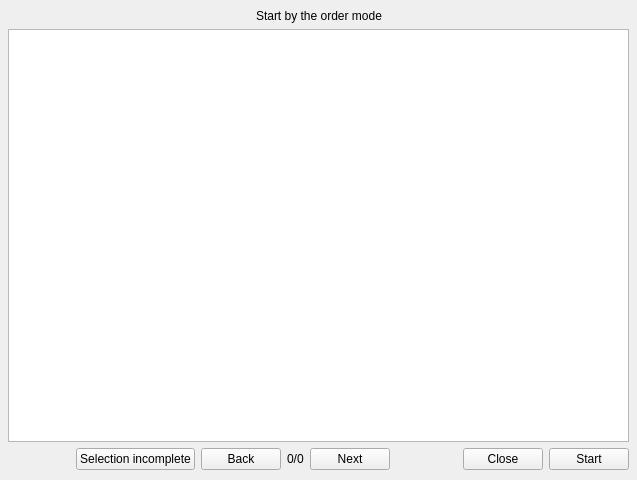
<?xml version="1.0" encoding="UTF-8"?>
<ui version="4.0">
 <class>EntrustBeginDialog</class>
 <widget class="QDialog" name="EntrustBeginDialog">
  <property name="geometry">
   <rect>
    <x>0</x>
    <y>0</y>
    <width>637</width>
    <height>480</height>
   </rect>
  </property>
  <property name="windowTitle">
   <string>Dialog</string>
  </property>
  <property name="windowIcon">
   <iconset resource="../controller.qrc">
    <normaloff>:/images/controller.ico</normaloff>:/images/controller.ico</iconset>
  </property>
  <widget class="QWidget" name="layoutWidget">
   <property name="geometry">
    <rect>
     <x>8</x>
     <y>9</y>
     <width>621</width>
     <height>461</height>
    </rect>
   </property>
   <layout class="QVBoxLayout" name="verticalLayout">
    <item>
     <layout class="QHBoxLayout" name="horizontalLayout_2">
      <item>
       <spacer name="horizontalSpacer_4">
        <property name="orientation">
         <enum>Qt::Horizontal</enum>
        </property>
        <property name="sizeHint" stdset="0">
         <size>
          <width>13</width>
          <height>13</height>
         </size>
        </property>
       </spacer>
      </item>
      <item>
       <widget class="QLabel" name="label">
        <property name="text">
         <string>Start by the order mode</string>
        </property>
       </widget>
      </item>
      <item>
       <spacer name="horizontalSpacer_3">
        <property name="orientation">
         <enum>Qt::Horizontal</enum>
        </property>
        <property name="sizeHint" stdset="0">
         <size>
          <width>13</width>
          <height>13</height>
         </size>
        </property>
       </spacer>
      </item>
     </layout>
    </item>
    <item>
     <widget class="QTableView" name="entrustTableView"/>
    </item>
    <item>
     <layout class="QHBoxLayout" name="horizontalLayout">
      <item>
       <spacer name="horizontalSpacer">
        <property name="orientation">
         <enum>Qt::Horizontal</enum>
        </property>
        <property name="sizeHint" stdset="0">
         <size>
          <width>10</width>
          <height>0</height>
         </size>
        </property>
       </spacer>
      </item>
      <item>
       <widget class="QPushButton" name="selectDontOverButton">
        <property name="focusPolicy">
         <enum>Qt::NoFocus</enum>
        </property>
        <property name="toolTip">
         <string/>
        </property>
        <property name="text">
         <string>Selection incomplete</string>
        </property>
       </widget>
      </item>
      <item>
       <widget class="QPushButton" name="prevButton">
        <property name="focusPolicy">
         <enum>Qt::NoFocus</enum>
        </property>
        <property name="text">
         <string>Back</string>
        </property>
        <property name="icon">
         <iconset resource="../controller.qrc">
          <normaloff>:/images/arrow_left.png</normaloff>:/images/arrow_left.png</iconset>
        </property>
       </widget>
      </item>
      <item>
       <widget class="QLabel" name="pageLabel">
        <property name="text">
         <string>0/0</string>
        </property>
       </widget>
      </item>
      <item>
       <widget class="QPushButton" name="nextButton">
        <property name="focusPolicy">
         <enum>Qt::NoFocus</enum>
        </property>
        <property name="text">
         <string>Next</string>
        </property>
        <property name="icon">
         <iconset resource="../controller.qrc">
          <normaloff>:/images/arrow_right.png</normaloff>:/images/arrow_right.png</iconset>
        </property>
       </widget>
      </item>
      <item>
       <spacer name="horizontalSpacer_2">
        <property name="orientation">
         <enum>Qt::Horizontal</enum>
        </property>
        <property name="sizeHint" stdset="0">
         <size>
          <width>40</width>
          <height>20</height>
         </size>
        </property>
       </spacer>
      </item>
      <item>
       <widget class="QPushButton" name="closeButton">
        <property name="focusPolicy">
         <enum>Qt::NoFocus</enum>
        </property>
        <property name="text">
         <string>Close</string>
        </property>
        <property name="icon">
         <iconset resource="../controller.qrc">
          <normaloff>:/images/btn_close.png</normaloff>:/images/btn_close.png</iconset>
        </property>
       </widget>
      </item>
      <item>
       <widget class="QPushButton" name="beginButton">
        <property name="focusPolicy">
         <enum>Qt::NoFocus</enum>
        </property>
        <property name="text">
         <string>Start</string>
        </property>
        <property name="icon">
         <iconset resource="../controller.qrc">
          <normaloff>:/images/btn_start.png</normaloff>:/images/btn_start.png</iconset>
        </property>
       </widget>
      </item>
     </layout>
    </item>
   </layout>
  </widget>
 </widget>
 <resources>
  <include location="../controller.qrc"/>
 </resources>
 <connections/>
</ui>
